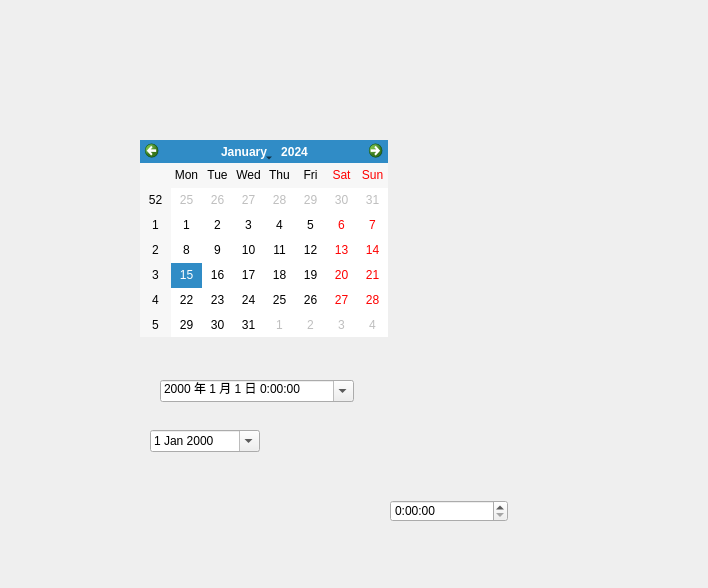
<?xml version="1.0" encoding="UTF-8"?>
<ui version="4.0">
 <class>Form</class>
 <widget class="QWidget" name="Form">
  <property name="geometry">
   <rect>
    <x>0</x>
    <y>0</y>
    <width>708</width>
    <height>588</height>
   </rect>
  </property>
  <property name="windowTitle">
   <string>Form</string>
  </property>
  <widget class="QCalendarWidget" name="calendarWidget">
   <property name="geometry">
    <rect>
     <x>140</x>
     <y>140</y>
     <width>248</width>
     <height>197</height>
    </rect>
   </property>
  </widget>
  <widget class="QDateTimeEdit" name="dateTimeEdit">
   <property name="geometry">
    <rect>
     <x>160</x>
     <y>380</y>
     <width>194</width>
     <height>22</height>
    </rect>
   </property>
   <property name="displayFormat">
    <string>yyyy 年 M 月 d 日 H:mm:ss</string>
   </property>
   <property name="calendarPopup">
    <bool>true</bool>
   </property>
  </widget>
  <widget class="QTimeEdit" name="timeEdit">
   <property name="geometry">
    <rect>
     <x>390</x>
     <y>500</y>
     <width>118</width>
     <height>22</height>
    </rect>
   </property>
   <property name="displayFormat">
    <string>H:mm:ss</string>
   </property>
   <property name="calendarPopup">
    <bool>true</bool>
   </property>
  </widget>
  <widget class="QDateEdit" name="dateEdit">
   <property name="geometry">
    <rect>
     <x>150</x>
     <y>430</y>
     <width>110</width>
     <height>22</height>
    </rect>
   </property>
   <property name="calendarPopup">
    <bool>true</bool>
   </property>
  </widget>
 </widget>
 <resources/>
 <connections>
  <connection>
   <sender>calendarWidget</sender>
   <signal>selectionChanged()</signal>
   <receiver>Form</receiver>
   <slot>show_date()</slot>
   <hints>
    <hint type="sourcelabel">
     <x>277</x>
     <y>330</y>
    </hint>
    <hint type="destinationlabel">
     <x>496</x>
     <y>408</y>
    </hint>
   </hints>
  </connection>
  <connection>
   <sender>dateTimeEdit</sender>
   <signal>dateTimeChanged(QDateTime)</signal>
   <receiver>Form</receiver>
   <slot>show_date_time()</slot>
   <hints>
    <hint type="sourcelabel">
     <x>238</x>
     <y>400</y>
    </hint>
    <hint type="destinationlabel">
     <x>426</x>
     <y>478</y>
    </hint>
   </hints>
  </connection>
 </connections>
 <slots>
  <slot>show_date()</slot>
  <slot>show_date_time()</slot>
 </slots>
</ui>
